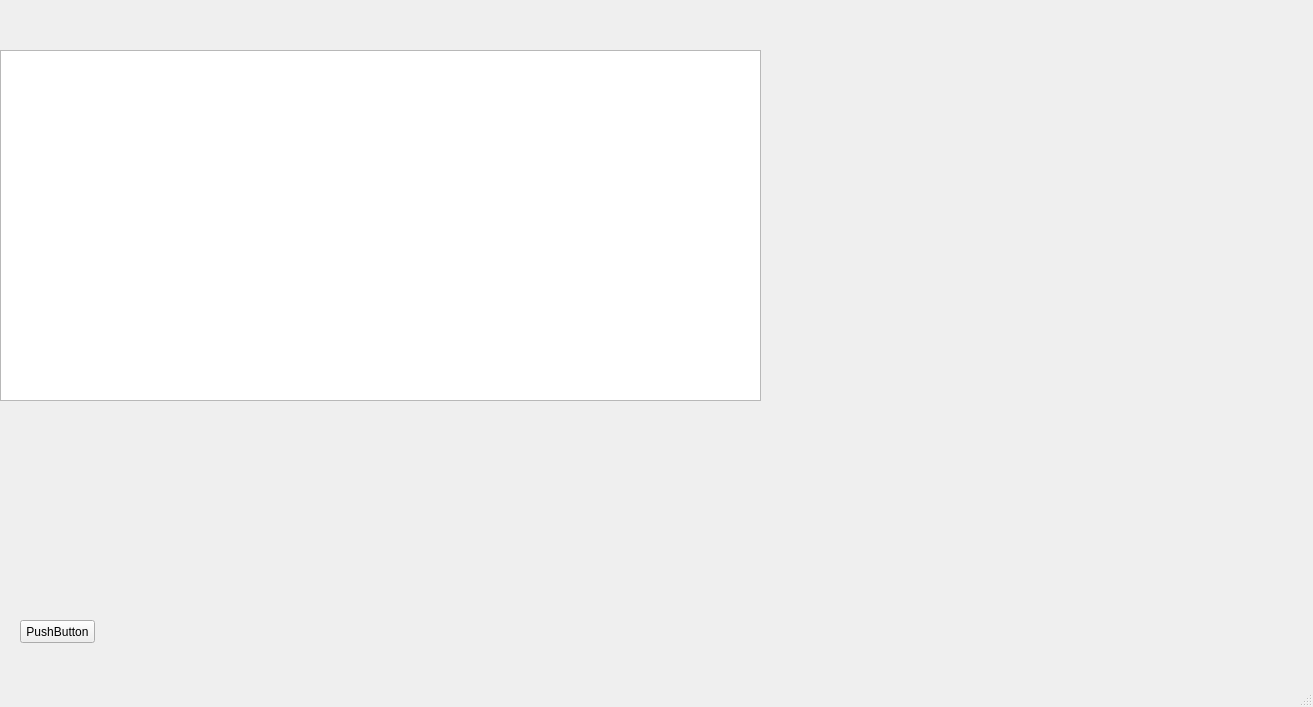
<?xml version="1.0" encoding="UTF-8"?>
<ui version="4.0">
 <class>MainWindow</class>
 <widget class="QMainWindow" name="MainWindow">
  <property name="geometry">
   <rect>
    <x>0</x>
    <y>0</y>
    <width>1313</width>
    <height>707</height>
   </rect>
  </property>
  <property name="windowTitle">
   <string>MainWindow</string>
  </property>
  <widget class="QWidget" name="centralwidget">
   <widget class="QPushButton" name="pushButton">
    <property name="enabled">
     <bool>true</bool>
    </property>
    <property name="geometry">
     <rect>
      <x>20</x>
      <y>620</y>
      <width>75</width>
      <height>23</height>
     </rect>
    </property>
    <property name="text">
     <string>PushButton</string>
    </property>
   </widget>
   <widget class="QTableView" name="tableView">
    <property name="geometry">
     <rect>
      <x>0</x>
      <y>50</y>
      <width>761</width>
      <height>351</height>
     </rect>
    </property>
   </widget>
  </widget>
  <widget class="QMenuBar" name="menubar">
   <property name="geometry">
    <rect>
     <x>0</x>
     <y>0</y>
     <width>1313</width>
     <height>21</height>
    </rect>
   </property>
  </widget>
  <widget class="QStatusBar" name="statusbar"/>
 </widget>
 <resources/>
 <connections/>
</ui>
